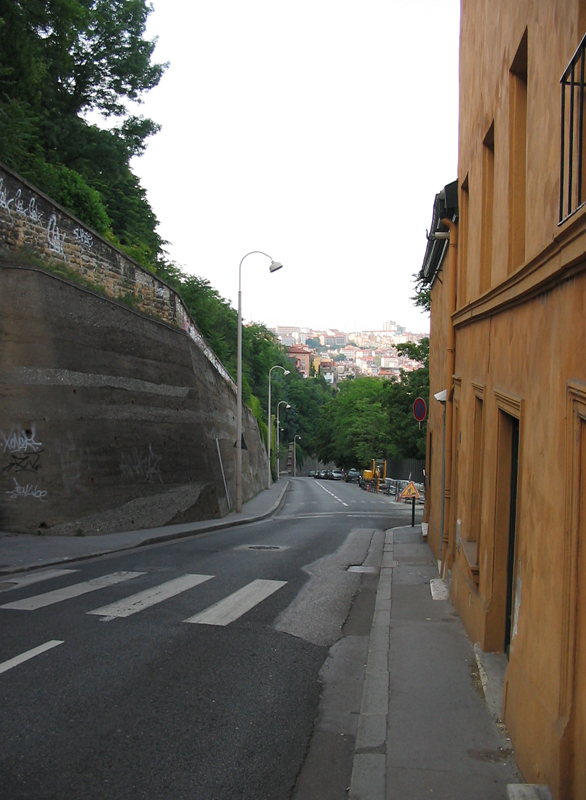
#> input picture Computer Vision/Lab1/images/crossing.png, 586 x 800 px, found by its file name
$ jupyter execute segmentation_for_students.ipynb   (shell and % lines are left out)
#> lines starting #> are read from the running program, lines starting #| are printed output that depends on the picture; after the words box and inside, x2 and y2 are one past the last pixel; in counts of white or black regions, pixels touching at a corner belong together
# TP 2 : Computer Vision

## Part 1 : segmentation

In this part of the TP, we are going to implement two approaches to image segmentation :

- algorithm of Otsu (histogram-based segmentation)
- a simple region-growing based algorithm

First, let us load some packages and define some helper functions (as in the previous TP)

[cell 1]
from google.colab import drive
drive.mount("/content/drive", force_remount=True)
%cd drive/'My Drive'/M2_DataScience/ComputerVision/computer_vision_tp_2_for_students

[cell 2]
from matplotlib import pyplot as plt
import numpy as np
import imageio
from skimage import color

def read_image(file_name):
#> called with file_name = 'images/crossing.png'
    img_color = imageio.imread(file_name)
#> img_color is the input picture: shape (800, 586, 3); mean R, G, B 118.1, 112.7, 103.7
    img_gray = color.rgb2gray(img_color)
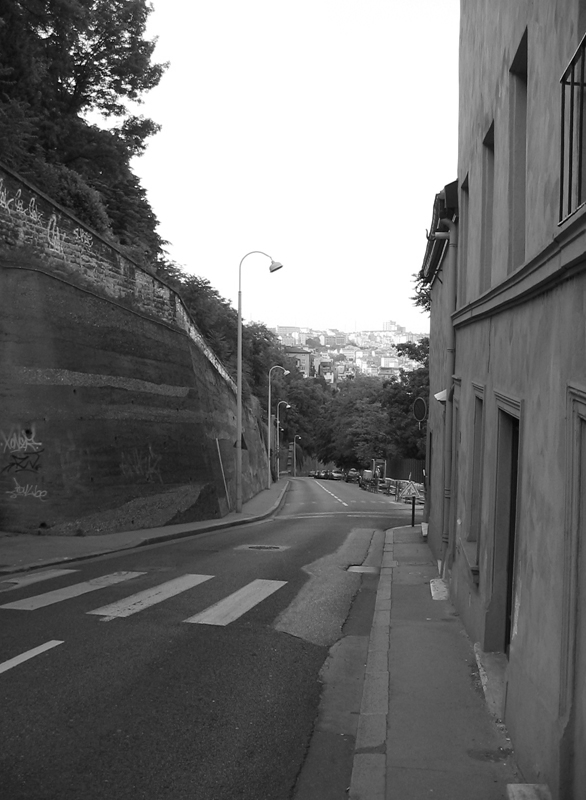
#> img_gray: shape (800, 586) float64; min 0, max 1, mean 0.444
    return img_gray,img_color

def write_image(img_in,file_name_out):
    imageio.imwrite(file_name_out, np.uint8(255.0*img_in))

def display_image(img_in):
    plt.figure(figsize=(10, 10))
    if (img_in.ndim == 2):
        plt.imshow(img_in,cmap='gray')
    elif (img_in.ndim == 3):
        # careful, in this case we supppose the pixel values are between 0 and 255
        plt.imshow(np.uint8(img_in))
    else:
        print('Error, unknown number of dimensions in image')
    return

file_dir = 'images/'
file_name = 'crossing'
file_ext = '.png'
img_gray,_ = read_image(file_dir+file_name+file_ext)
display_image(img_gray)
img_gray.shape
#> Out = (800, 586)

## Otsu's algorithm

Otsu's method is based on finding a threshold to split the image into two separate segments, based simply on their grey-level values. Since the maximum number of grey-levels is finite (and small, 256), we can use an exhaustive search.

The grey-level threshold is the one that minimises the following criterion :

$argmin_{\tau} \omega_0(\tau)\sigma_0(\tau) + \omega_1(\tau)\sigma_1(t)$

where

- $\sigma_0(\tau)$ and $\sigma_1(\tau)$ are the variances of the pixels in the first and second regions
- $\omega_0(\tau)$ and $\omega_1(\tau)$ are weights of the first and second regions

and

- $\omega_0(\tau) = \sum_{p \in \Omega} \mathbb{1}_{\tau}(I(p)), \qquad$
- $\omega_1(\tau) = \sum_{p \in \Omega} 1-\mathbb{1}_{\tau}(I(p))$

and

$\mathbb{1}_{\tau}(I(p)) =\begin{cases}
        1 \; \text{if} \: I(p)<=\tau\\
        0 \; \text{otherwise}
\end{cases}$

Implement this algorithm in a function called ``segmentation_otsu``. Note : only analyse thresholds which produce two distinct regions : you cannot have a region with no pixels. Furthemore, remember that the image is normalised between 0 and 1, with 256 discrete values. Choose the threshold values accordingly.

[cell 3]
# This function returns the segmentation of the algorithm of otsu, as well as the threshold found
def segmentation_otsu(img):
  I = img.copy()
  list_tau = np.linspace(0, 1, 256)
  tau_out = list_tau[0]

  I_0 = I[I<=tau_out]
#> I_0 = [0]
  I_1 = I[I>tau_out]
  f_out = np.size(I_0)*np.var(I_0) + np.size(I_1)*np.var(I_1)
#> f_out = 42112.6

  seg_otsu = np.zeros(I.shape)
  seg_otsu[I>tau_out] = 1

  for tau in list_tau[1:]:
    I_0 = I[I<=tau]
    I_1 = I[I>tau]
    f = np.size(I_0)*np.var(I_0) + np.size(I_1)*np.var(I_1)
    if f < f_out:
      tau_out = tau
      f_out = f
      seg_otsu = np.zeros(np.shape(I))
      seg_otsu[I>tau_out] = 1
#> this loop made 255 passes
#> (I_0, f, f_out) on pass 1: ([0.000833, 0, 0.000565, 0.00364, 0.000565, 0.00392, 0.00281], 42111.5, 42111.5)
#> (f, f_out) on passes 2 to 7: (42110.5, 42110.5), (42109.2, 42109.2), (42108.6, 42108.6), (42107.5, 42107.5), (42106.3, 42106.3), (42104.2, 42104.2)
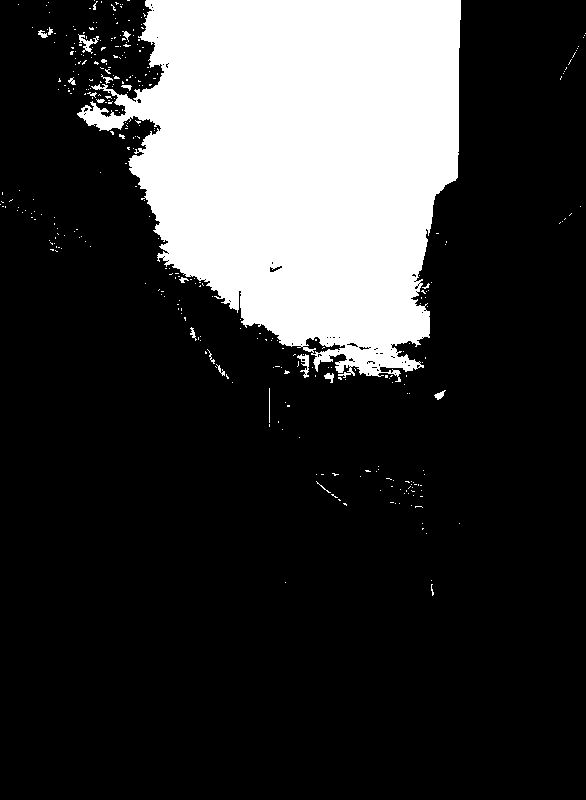
#> seg_otsu: shape (800, 586) float64; values 0 (black) and 1 (white), 21.4% white; 350 white regions (331 under 20 px), largest, box (x1, y1, x2, y2) and area: (77, 0, 461, 382) 98573, (78, 34, 99, 54) 144, (297, 354, 309, 378) 127
#> after the loop, f_out = 4980; tau_out = 0.639

  return seg_otsu,tau_out

Carry out the segmentation on the input image and display the result

[cell 4]
img_out_otsu,tau = segmentation_otsu(img_gray)
#> tau = 0.639
display_image(img_out_otsu)
write_image(img_out_otsu,file_name+'_segmentation_otsu.png')

__Question__ What problem can you see with the segmentation result ? What morphological technique(s) (seen in the lesson) could you use to clean the result up ?

__Answer__
Le problème avec le résultat de la segmentation est que les parties ne sont pas homogènes (pixels blancs dans la partie noire et pixels noirs dans la partie blanche). Pour remédier à ce problème nous pourrions utiliser des techniques d'opening ou de closing.

Carry out this technique to clean up the output image, and imwrite the result. You can find the necessary function(s) in the following package :

skimage.morphology

Choose the neighbourhood parameter of the functions to obtain the best results.

[cell 5]
from skimage.morphology import opening, closing

struct_size = 7
struct_el = np.ones((struct_size,struct_size))
img_out_otsu_cleaned = closing(opening(img_out_otsu)) # FILL IN CODE HERE
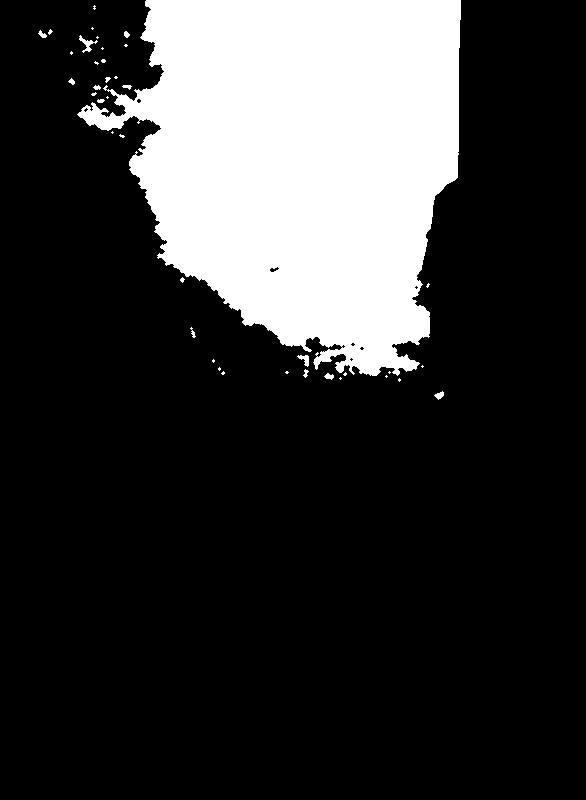
#> img_out_otsu_cleaned: shape (800, 586) float64; values 0 (black) and 1 (white), 21.2% white; 40 white regions (26 under 20 px), largest, box (x1, y1, x2, y2) and area: (77, 0, 461, 376) 98411, (79, 35, 98, 53) 106, (297, 355, 309, 367) 72

display_image(img_out_otsu_cleaned)
write_image(img_out_otsu_cleaned,file_name+'_segmentation_otsu_cleaned_1.png')

__Question__ In which order did you propose to carry out the morphological operations ? Why ?

__Answer__

Nous avons d'abord utiliser de l'opening car le problème des pixels blancs dans la partie noire était le plus important (car ils étaient nombreux et éparpillés) et il fallait les faire disparaitre. Si nous avions fait d'abord le closing ils se seraient reliés entre eux et nous aurions eu des blocs de pixels blancs dans la partie noire.

Let's change the image, and carry out the segmentation again.

[cell 6]
file_name = 'town'
file_ext = '.png'
img_gray,_ = read_image(file_dir+file_name+file_ext)
#> call 2 of read_image, with file_name = 'images/town.png'
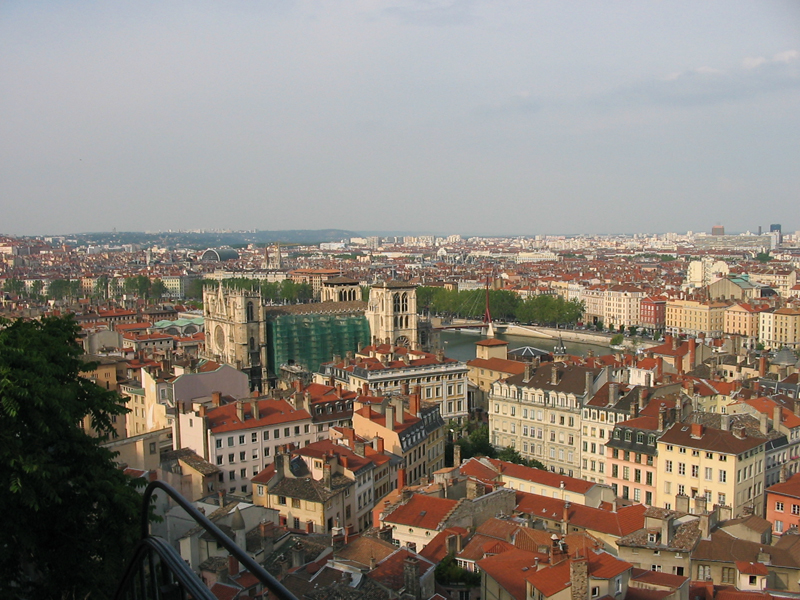
#> input picture Computer Vision/Lab1/images/town.png, 800 x 600 px, found by its file name
#> in read_image, img_color is the input picture: shape (600, 800, 3); mean R, G, B 140.3, 132, 122.7
#> in read_image (call 2), `img_gray = color.rgb2gray(img_color)`:
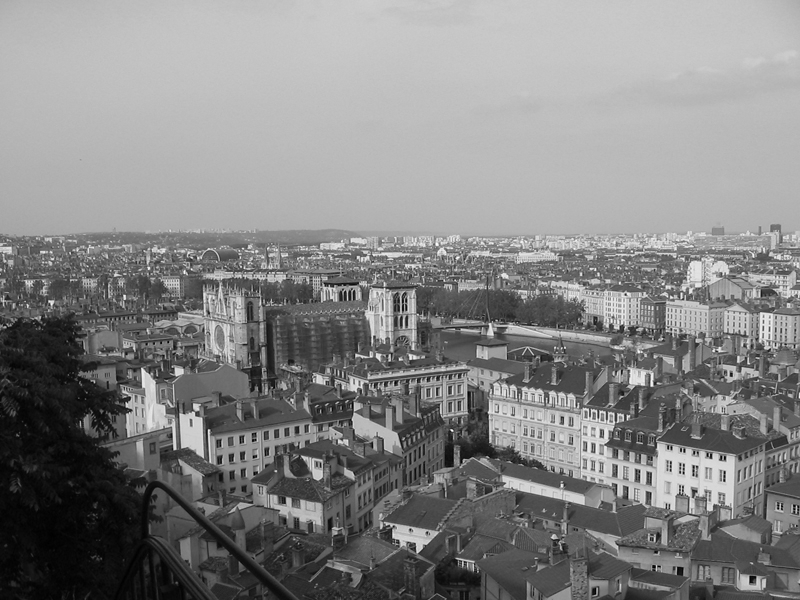
#> img_gray: shape (600, 800) float64; min 0, max 0.993, mean 0.522
display_image(img_gray)
img_gray.shape

img_out_otsu,tau = segmentation_otsu(img_gray)
#> in segmentation_otsu (call 2), `I_0 = I[I<=tau_out]`: I_0 = [0, 0, 0]
#> in segmentation_otsu (call 2), `f_out = np.size(I_0)*np.var(I_0) + np.size(I_1)*np.var(I_1)`: f_out = 27353.5
#> the loop in segmentation_otsu (call 2), `for tau in list_tau[1:]:` made 255 passes
#> (f, f_out) on passes 1 to 12: (27347.8, 27347.8), (27326.9, 27326.9), (27285.4, 27285.4), (27208.9, 27208.9), (27042.2, 27042.2), (26764.3, 26764.3), (26355.5, 26355.5), (25858.4, 25858.4), (25352.7, 25352.7), (24863.7, 24863.7), (24409.2, 24409.2), (23961.8, 23961.8)
#> f on pass 100: 6384.3
#> after the loop in segmentation_otsu (call 2), `for tau in list_tau[1:]:`:
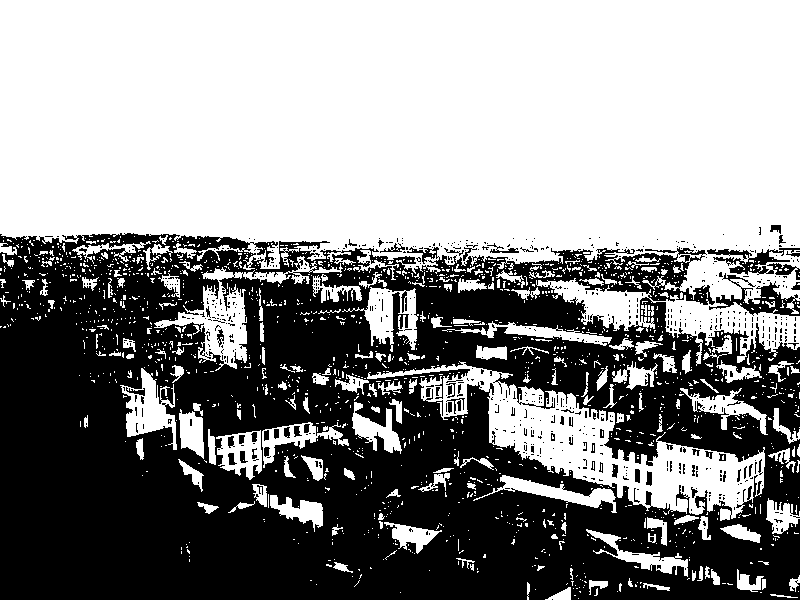
#> seg_otsu: shape (600, 800) float64; values 0 (black) and 1 (white), 55.6% white; 695 black regions (632 under 20 px), largest, box (x1, y1, x2, y2) and area: (0, 233, 800, 600) 206128, (709, 273, 800, 316) 1259, (707, 248, 800, 280) 1165
#> after the loop in segmentation_otsu (call 2), `for tau in list_tau[1:]:`: f_out = 4970.3; tau_out = 0.498
#> tau = 0.498
display_image(img_out_otsu)
write_image(img_out_otsu,file_name+'_segmentation_otsu.png')

As we can see, there is no notion of connectivity in the algorithm of Otsu (two regions far away can be in the same segment). For such a notion, we turn to region merging.

## Region merging

The region merging algorithm is quite simple : we start with a small region, and add new pixels progressively to the region. More precisely, at each iteration of the algorithm, we attempt to add the neighbours of the pixels in the current segmentation. We add new pixels according to the criterion :

- $I(p)$ is added to the region if the absolute difference between the pixel value and the region's average value is less than a threshold value (which you must set).

First, create a function called ``initialize_segmentation`` which initialises the segmentation with a small circular region centred on a given seed point (the seed point is an input). For this, the following function :

- scipy.ndimage.morphology.distance_transform_edt

can be useful.

[cell 7]
from scipy.ndimage.morphology import distance_transform_edt

def initialize_segmentation(seed_pt,img_shape):
    # FILL IN CODE HERE
    img = np.ones(img_shape)
    img[seed_pt[0], seed_pt[1]] = 0
    seg_init = distance_transform_edt(img)
    return seg_init

Now, create a function called ``segmentation_region_growing`` which carries out the region growing algorithm, with the criterion above, and which uses the ``initialize_segmentation`` function. Again, the functions from ``scipy.ndimage.morphology`` can be useful here.

__IMPORTANT NOTE__ Once a pixel has been added to the region, it is in the region permanently : it is not checked again in further iterations (otherwise we could remove pixels which were added).

[cell 8]
from scipy.ndimage import binary_dilation

# This function returns both the final segmentation and the initialisation
def segmentation_region_growing(img,seed_pt,tau):
    # FILL IN CODE HERE
#> called with seed_pt = array of shape (2,), tau = 0.0781
    seg_init = initialize_segmentation(seed_pt,np.shape(img))
    seg = seg_init.copy()
    avg = np.average(img[seg == 1])
#> avg = 0.739
    while True:
      seg_nbhd = binary_dilation(seg) & (seg == 0)
      pixels_to_add = seg_nbhd & (np.abs(img - avg) < tau)
      if not np.any(pixels_to_add):
        break
      seg[pixels_to_add] = 1
      avg = np.average(img[seg == 1])
#> this loop made 2 passes
#> avg on pass 1: 0.739
#> pass 1, in segmentation_region_growing, `pixels_to_add = seg_nbhd & (np.abs(img - avg) < tau)`:
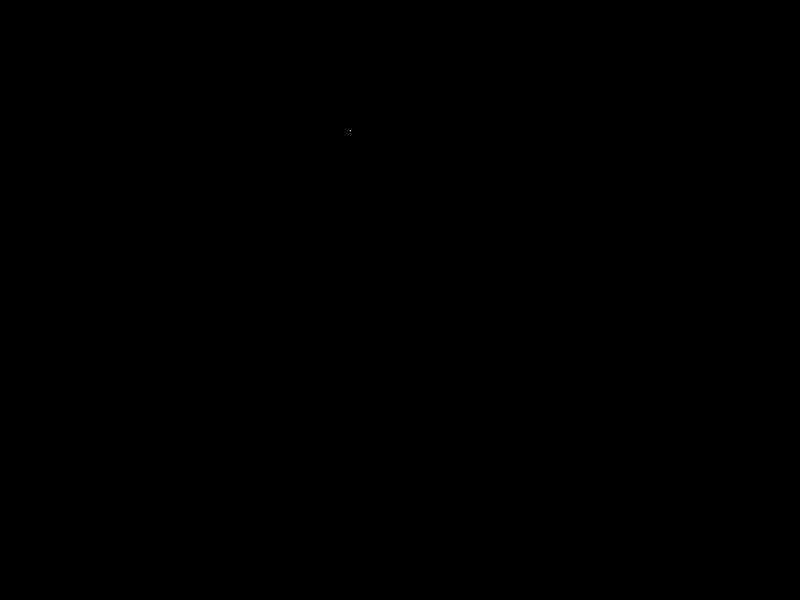
#> pixels_to_add: shape (600, 800) bool; 0% white in thin lines or dots, all inside (x1, y1, x2, y2) = (350, 130, 351, 131)
#> after the loop:
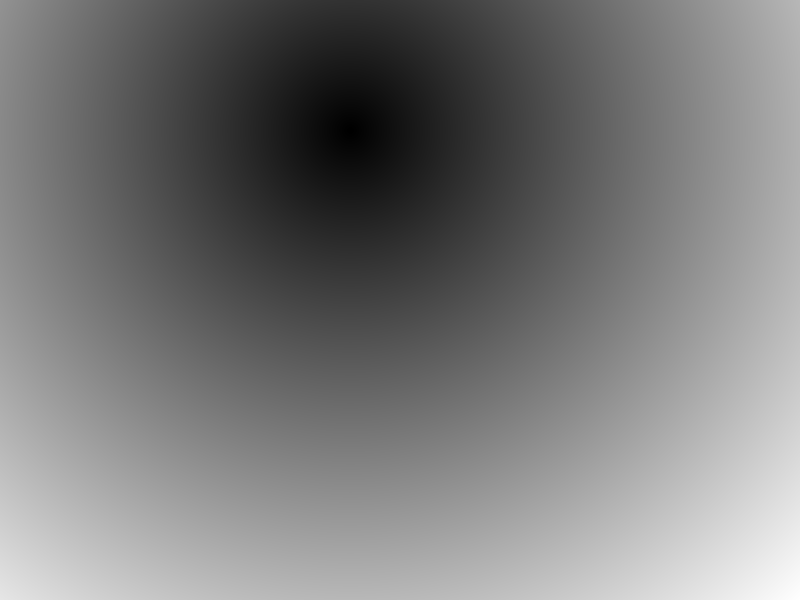
#> seg: shape (600, 800) float64; min 1, max 649.3, mean 311.1; drawn with min black and max white
    return seg,seg_init

Carry out the segmentation on the input image with the seed point and threshold specified in the following code :

[cell 9]
seed_pt = np.asarray([130,350])
tau = 20.0 * (1.0/256.0)
img_out_region_growing,seg_init = segmentation_region_growing(img_gray,seed_pt,tau)
display_image(img_out_region_growing)
write_image(seg_init,file_name+'_segmentation_region_growing_init.png')
#> in write_image (call 4), `imageio.imwrite(file_name_out, np.uint8(255.0*img_in))`:
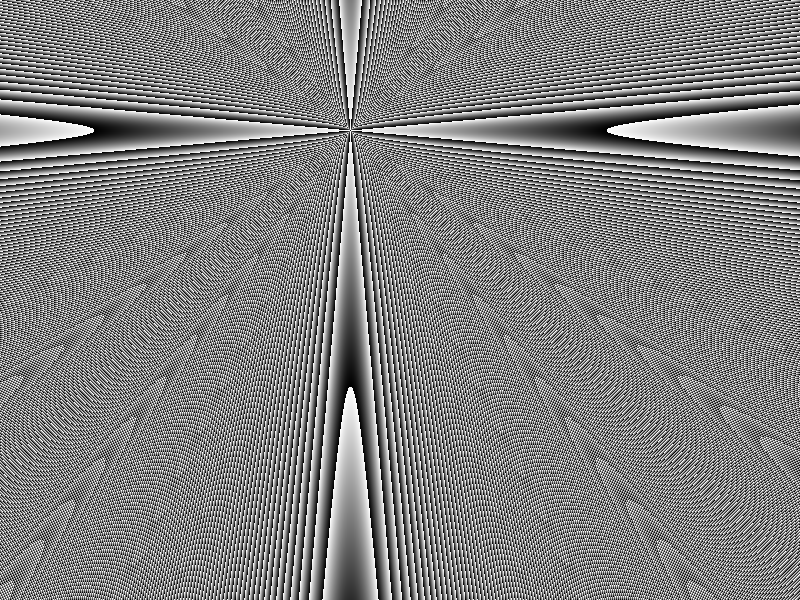
#> saved as town_segmentation_region_growing_init.png: shape (600, 800); min 0, max 255, mean 128
write_image(img_out_region_growing,file_name+'_segmentation_region_growing.png')
